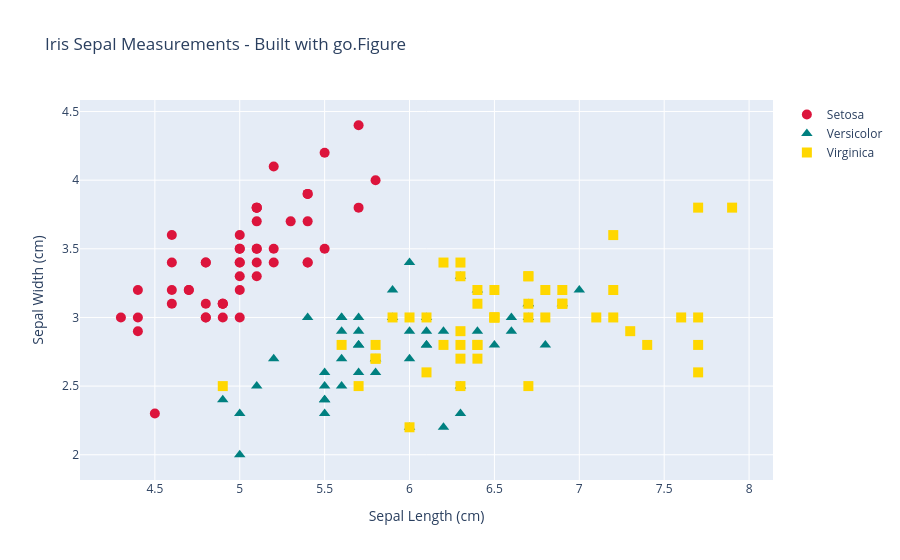

The code cell stored with this chart in its notebook:
### Code cell
# full example
df = px.data.iris()
fig = go.Figure()

# trace 1: scatter for setosa
setosa = df[df['species'] == 'setosa']
fig.add_trace(go.Scatter(
    x=setosa['sepal_length'],
    y=setosa['sepal_width'],
    mode='markers',
    marker=dict(size=10, color='crimson', symbol='circle'),
    name='Setosa'
))

# trace 2 for versicolor
versicolor = df[df['species'] == 'versicolor']
fig.add_trace(go.Scatter(
    x=versicolor['sepal_length'],
    y=versicolor['sepal_width'],
    mode='markers',
    marker=dict(size=10, color='teal', symbol='triangle-up'),
    name='Versicolor'
))

# trace 3 for virginica
virginica = df[df['species'] == 'virginica']
fig.add_trace(go.Scatter(
    x=virginica['sepal_length'],
    y=virginica['sepal_width'],
    mode='markers',
    marker=dict(size=10, color='gold', symbol='square'),
    name='Virginica'
))

# layout
fig.update_layout(
    title='Iris Sepal Measurements - Built with go.Figure',
    xaxis_title='Sepal Length (cm)',
    yaxis_title='Sepal Width (cm)'
)
fig.show()

### Figure 1 — Plotly figure (JSON) as saved in the notebook; plotly's stock layout.template omitted (floating-point values rounded to 4 significant figures)
{"data": [{"marker": {"color": "crimson", "size": 10, "symbol": "circle"}, "mode": "markers", "name": "Setosa", "type": "scatter", "x": [5.1, 4.9, 4.7, 4.6, 5.0, 5.4, 4.6, 5.0, 4.4, 4.9, 5.4, 4.8, 4.8, 4.3, 5.8, 5.7, 5.4, 5.1, 5.7, 5.1, 5.4, 5.1, 4.6, 5.1, 4.8, 5.0, 5.0, 5.2, 5.2, 4.7, 4.8, 5.4, 5.2, 5.5, 4.9, 5.0, 5.5, 4.9, 4.4, 5.1, 5.0, 4.5, 4.4, 5.0, 5.1, 4.8, 5.1, 4.6, 5.3, 5.0], "y": [3.5, 3.0, 3.2, 3.1, 3.6, 3.9, 3.4, 3.4, 2.9, 3.1, 3.7, 3.4, 3.0, 3.0, 4.0, 4.4, 3.9, 3.5, 3.8, 3.8, 3.4, 3.7, 3.6, 3.3, 3.4, 3.0, 3.4, 3.5, 3.4, 3.2, 3.1, 3.4, 4.1, 4.2, 3.1, 3.2, 3.5, 3.1, 3.0, 3.4, 3.5, 2.3, 3.2, 3.5, 3.8, 3.0, 3.8, 3.2, 3.7, 3.3]}, {"marker": {"color": "teal", "size": 10, "symbol": "triangle-up"}, "mode": "markers", "name": "Versicolor", "type": "scatter", "x": [7.0, 6.4, 6.9, 5.5, 6.5, 5.7, 6.3, 4.9, 6.6, 5.2, 5.0, 5.9, 6.0, 6.1, 5.6, 6.7, 5.6, 5.8, 6.2, 5.6, 5.9, 6.1, 6.3, 6.1, 6.4, 6.6, 6.8, 6.7, 6.0, 5.7, 5.5, 5.5, 5.8, 6.0, 5.4, 6.0, 6.7, 6.3, 5.6, 5.5, 5.5, 6.1, 5.8, 5.0, 5.6, 5.7, 5.7, 6.2, 5.1, 5.7], "y": [3.2, 3.2, 3.1, 2.3, 2.8, 2.8, 3.3, 2.4, 2.9, 2.7, 2.0, 3.0, 2.2, 2.9, 2.9, 3.1, 3.0, 2.7, 2.2, 2.5, 3.2, 2.8, 2.5, 2.8, 2.9, 3.0, 2.8, 3.0, 2.9, 2.6, 2.4, 2.4, 2.7, 2.7, 3.0, 3.4, 3.1, 2.3, 3.0, 2.5, 2.6, 3.0, 2.6, 2.3, 2.7, 3.0, 2.9, 2.9, 2.5, 2.8]}, {"marker": {"color": "gold", "size": 10, "symbol": "square"}, "mode": "markers", "name": "Virginica", "type": "scatter", "x": [6.3, 5.8, 7.1, 6.3, 6.5, 7.6, 4.9, 7.3, 6.7, 7.2, 6.5, 6.4, 6.8, 5.7, 5.8, 6.4, 6.5, 7.7, 7.7, 6.0, 6.9, 5.6, 7.7, 6.3, 6.7, 7.2, 6.2, 6.1, 6.4, 7.2, 7.4, 7.9, 6.4, 6.3, 6.1, 7.7, 6.3, 6.4, 6.0, 6.9, 6.7, 6.9, 5.8, 6.8, 6.7, 6.7, 6.3, 6.5, 6.2, 5.9], "y": [3.3, 2.7, 3.0, 2.9, 3.0, 3.0, 2.5, 2.9, 2.5, 3.6, 3.2, 2.7, 3.0, 2.5, 2.8, 3.2, 3.0, 3.8, 2.6, 2.2, 3.2, 2.8, 2.8, 2.7, 3.3, 3.2, 2.8, 3.0, 2.8, 3.0, 2.8, 3.8, 2.8, 2.8, 2.6, 3.0, 3.4, 3.1, 3.0, 3.1, 3.1, 3.1, 2.7, 3.2, 3.3, 3.0, 2.5, 3.0, 3.4, 3.0]}], "layout": {"title": {"text": "Iris Sepal Measurements - Built with go.Figure"}, "xaxis": {"title": {"text": "Sepal Length (cm)"}}, "yaxis": {"title": {"text": "Sepal Width (cm)"}}}}
